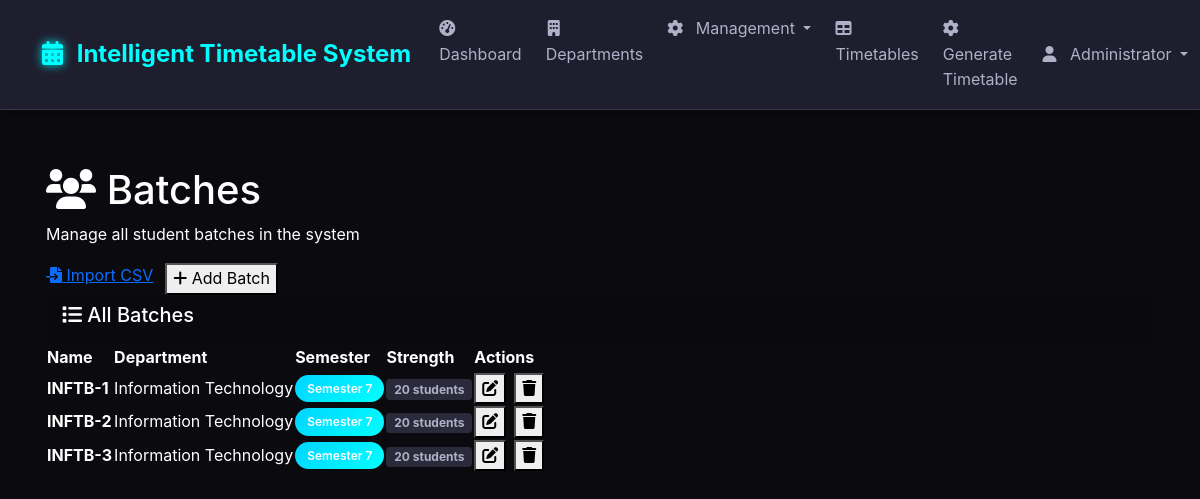
Page /batches (signed in) on the committed database.
### tables this page shows
CREATE TABLE batches (
            id INTEGER PRIMARY KEY AUTOINCREMENT,
            name TEXT NOT NULL,
            department_id INTEGER,
            semester INTEGER,
            strength INTEGER,
            created_at DATETIME DEFAULT CURRENT_TIMESTAMP,
            FOREIGN KEY (department_id) REFERENCES departments (id)
        );

CREATE TABLE departments (
            id INTEGER PRIMARY KEY AUTOINCREMENT,
            name TEXT NOT NULL,
            code TEXT UNIQUE NOT NULL,
            created_at DATETIME DEFAULT CURRENT_TIMESTAMP
        );

### app.py (the view)
@app.route('/batches')
@login_required
def batches():
    conn = sqlite3.connect('timetable.db')
    conn.row_factory = sqlite3.Row
    cursor = conn.cursor()
    cursor.execute('''
        SELECT b.*, d.name as department_name
        FROM batches b
        LEFT JOIN departments d ON b.department_id = d.id
        ORDER BY d.name, b.semester, b.name
    ''')
    batches = cursor.fetchall()
    cursor.execute('SELECT * FROM departments ORDER BY name')
    departments = cursor.fetchall()
    conn.close()
    return render_template('batches.html', batches=batches, departments=departments)

### app.py (called while the page is built)
def login_required(f):
    @wraps(f)
    def decorated_function(*args, **kwargs):
        if 'user_id' not in session:
            flash('Please log in to access this page.', 'error')
            return redirect(url_for('login'))
        return f(*args, **kwargs)
    return decorated_function

@app.context_processor
def utility_processor():
    return dict(get_faculty_subjects=get_faculty_subjects)

### templates/batches.html (shortened to what this page needs)
{% extends "base.html" %}
{% block content %}
<div class="dashboard-container">
    <div class="header-section">
        <div class="header-content">
            <div>
                <h1 class="main-title">
                    <i class="fas fa-users title-icon"></i> Batches
                </h1>
                <p class="welcome-text">Manage all student batches in the system</p>
            </div>
            {% if session.role == 'admin' %}
            <div style="display: flex; gap: 0.75rem;">
                <a href="{{ url_for('upload_csv') }}" class="action-btn action-cyan">
                    <i class="fas fa-file-import"></i> Import CSV
                </a>
                <button class="action-btn action-green" data-bs-toggle="modal" data-bs-target="#addBatchModal">
                    <i class="fas fa-plus"></i> Add Batch
                </button>
            </div>
            {% endif %}
        </div>
    </div>
    <div class="content-card">
        <div class="card-header">
            <h5 class="card-title">
                <i class="fas fa-list card-icon"></i> All Batches
            </h5>
        </div>
        <div class="card-content">
            {% if batches %}
            <div class="table-container">
                <table class="modern-table">
                    <thead>
                        <tr>
                            <th>Name</th>
                            <th>Department</th>
                            <th>Semester</th>
                            <th>Strength</th>
                            {% if session.role == 'admin' %}
                            <th>Actions</th>
                            {% endif %}
                        </tr>
                    </thead>
                    <tbody>
                        {% for batch in batches %}
                        <tr class="table-row">
                            <td class="table-cell fw-bold">{{ batch.name }}</td>
                            <td class="table-cell">{{ batch.department_name or 'N/A' }}</td>
                            <td class="table-cell">
                                <span class="fitness-badge fitness-info">Semester {{ batch.semester }}</span>
                            </td>
                            <td class="table-cell">
                                <span class="badge bg-secondary">{{ batch.strength }} students</span>
                            </td>
                            {% if session.role == 'admin' %}
                            <td class="table-cell">
                                <div style="display: flex; gap: 0.5rem;">
                                    <button class="action-btn action-blue" data-bs-toggle="modal"
                                            data-bs-target="#editBatchModal"
                                            data-id="{{ batch.id }}"
                                            data-name="{{ batch.name }}"
                                            data-dept="{{ batch.department_id }}"
                                            data-semester="{{ batch.semester }}"
                                            data-strength="{{ batch.strength }}">
                                        <i class="fas fa-edit"></i>
                                    </button>
                                    <button class="action-btn action-primary" data-bs-toggle="modal"
                                            data-bs-target="#deleteBatchModal"
                                            data-id="{{ batch.id }}"
                                            data-name="{{ batch.name }}">
                                        <i class="fas fa-trash"></i>
                                    </button>
                                </div>
                            </td>
                            {% endif %}
                        </tr>
                        {% endfor %}
                    </tbody>
                </table>
            </div>
            {% endif %}
        </div>
    </div>
</div>
{% endblock %}

### static/css/style.css (style rules this page uses)
:root { --primary-color: #007bff; --secondary-color: #6c757d; --success-color: #28a745; --danger-color: #dc3545; --warning-color: #ffc107; --info-color: #17a2b8; }
body { background-color: #f8f9fa; font-family: 'Segoe UI', Tahoma, Geneva, Verdana, sans-serif; }
.card-header { border-radius: 10px 10px 0 0 !important; font-weight: 600; }
.fitness-badge { font-size: 0.8rem; padding: 0.3em 0.6em; }

### templates/base.html (style rules this page uses)
:root { --bg-primary: #0a0a0f; --bg-secondary: #1a1a24; --bg-tertiary: #2a2a3a; --bg-card: #1e1e2e; --bg-hover: #2e2e3e; --text-primary: #ffffff; --text-secondary: #b0b0c8; --text-muted: #6b6b8a; --accent-blue: #00d4ff; --accent-cyan: #00ffff; --accent-purple: #8b5cf6; --accent-pink: #f472b6; --accent-green: #10b981; --accent-orange: #f97316; --accent-red: #ef4444; --border-color: #3a3a4a; --border-hover: #4a4a5a; --shadow-sm: 0 2px 10px rgba(0, 0, 0, 0.3); --shadow-md: 0 4px 20px rgba(0, 0, 0, 0.4); --shadow-lg: 0 8px 40px rgba(0, 0, 0, 0.5); --shadow-glow: 0 0 30px rgba(0, 212, 255, 0.3); --gradient-primary: linear-gradient(135deg, #667eea 0%, #764ba2 100%); --gradient-success: linear-gradient(135deg, #11998e 0%, #38ef7d 100%); --gradient-warning: linear-gradient(135deg, #f093fb 0%, #f5576c 100%); --gradient-info: linear-gradient(135deg, #4facfe 0%, #00f2fe 100%); }
body { background: var(--bg-primary); color: var(--text-primary); font-family: 'Inter', 'Segoe UI', system-ui, sans-serif; line-height: 1.6; overflow-x: hidden; }

### templates/batches.html (style rules this page uses)
.fitness-badge.fitness-info { background: linear-gradient(135deg, var(--accent-blue), var(--accent-cyan)); color: white; padding: 0.25rem 0.75rem; border-radius: 50px; font-size: 0.75rem; font-weight: 600; text-align: center; display: inline-block; }
.badge.bg-secondary { background: var(--bg-tertiary) !important; color: var(--text-secondary) !important; }

### rows in the picture
batches: name "INFTB-1", name "Information Technology", semester "7", strength "20"
batches: name "INFTB-2", name "Information Technology", semester "7", strength "20"
batches: name "INFTB-3", name "Information Technology", semester "7", strength "20"

### other values in the picture
{{ session.full_name or session.username }} "Administrator"
